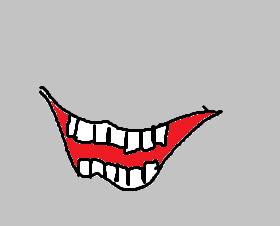
%> input picture 6th_sem/jimut-matlab/mat/2/image_1.png, 280 x 226 px
$ octave image_proc_3.m   (GNU Octave 9; MATLAB toolbox functions it lacks are replaced by stand-ins)
%> lines starting %> are read from the running program, lines starting %| are printed output that depends on the picture
%image_proc_3.m : Write a program to split to 2 images. Split along
%X-axis.

clc;
clear all;
close all;
file1=input('\nEnter Input Image file name=','s');
%> the answer given: image_1.png
file2=input('Enter Output Image File-1 name=','s');
%> the answer given: out.png
file3=input('Enter Output Image File-2 name=','s');
%> the answer given: out.png
y=imread(file1);
%> y is the input picture: size 226x280x3 uint8; mean R, G, B 189.5, 182.3, 182.6
[r,c,d]=size(y);
%> r = 226; c = 280; d = 3
r1=fix(r/2);
%> r1 = 113
x1(1:r1, 1:c, 1:d)=y(1:r1, 1:c, 1:d); % copying 50% pixels x-axis wise
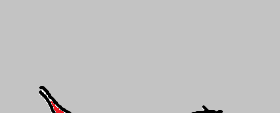
%> x1: size 113x280x3 uint8; mean R, G, B 193.3, 193, 193
x2(1:r-r1, 1:c, 1:d)=y(r1+1:r, 1:c, 1:d); % copying rest 50% pixel x-axis wise
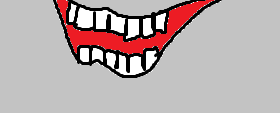
%> x2: size 113x280x3 uint8; mean R, G, B 185.7, 171.6, 172.1
imwrite(x1, file2);
imwrite(x2, file3);
imshow(x1);
